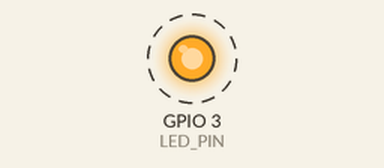
The program below on a simulated Raspberry Pi (BCM pin numbers). Parts: output pins drawn as LEDs (lit = HIGH). Dashed ring = blinking.

Above: at 0.5 s.
Timing chart, 0 to 4.6 s (numbered marks = the images above):
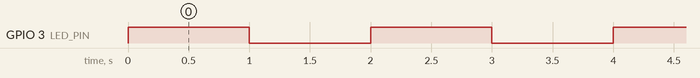

Measured:
- by itself, GPIO 3 (LED_PIN): alternates HIGH for 1.0 s and LOW for 1.0 s

The program:

led.py
```python
import time

import RPi.GPIO as GPIO


#use Broadcom pin numbers
GPIO.setmode(GPIO.BCM)

LED_PIN = 3

# setup pin as an output
GPIO.setup(LED_PIN, GPIO.OUT)

while True:
  # enable LED
  GPIO.output(LED_PIN, GPIO.HIGH)

  # wait 1 second
  time.sleep(1)

  # disable LED
  GPIO.output(LED_PIN, GPIO.LOW)
  time.sleep(1)

GPIO.cleanup()
```
